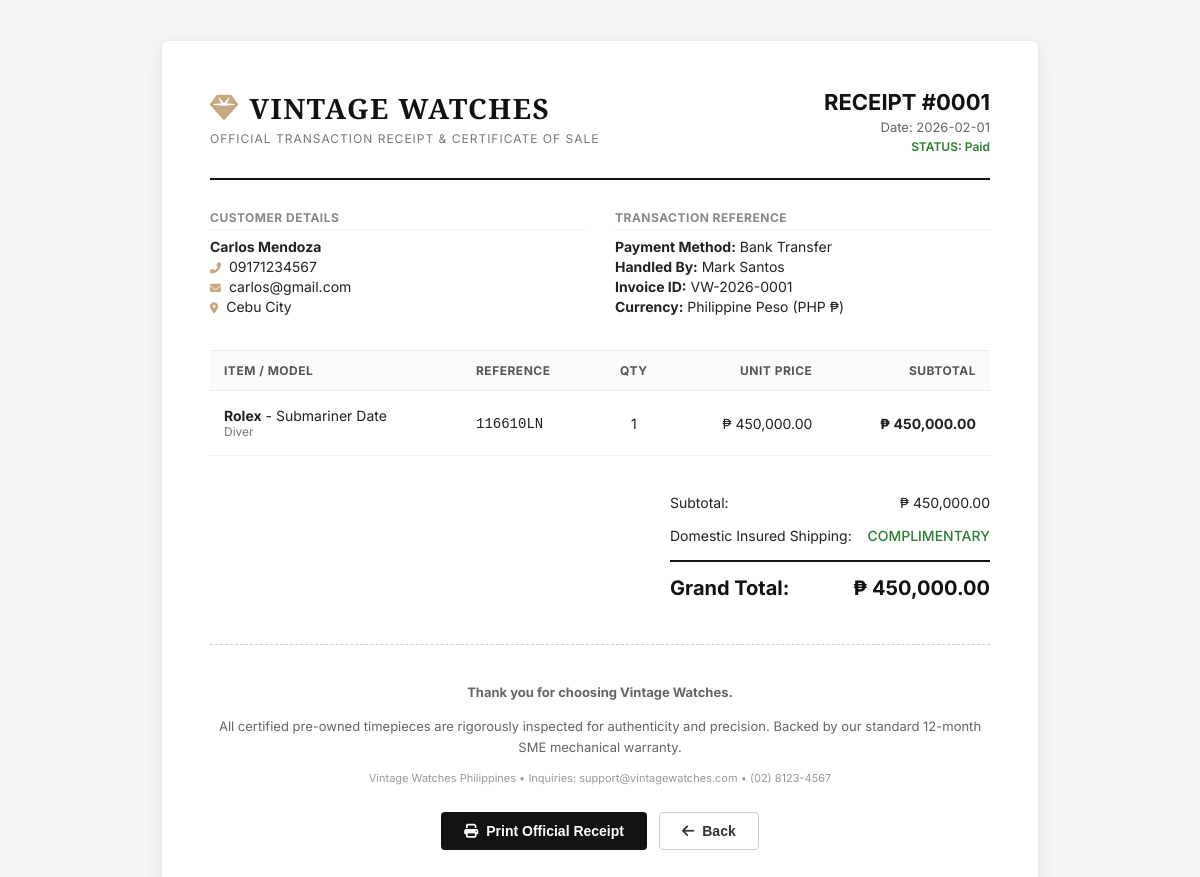
Screenshot of /sales/receipt/1 with the database file from the repository.
### tables this page shows
CREATE TABLE "sales" (
  `sale_id` int(11) NOT NULL,
  `customer_id` int(11) NOT NULL,
  `user_id` int(11) NOT NULL,
  `sale_date` date NOT NULL,
  `total_amount` decimal(12,2) NOT NULL,
  `paymaent_method` varchar(30) NOT NULL,
  `payment_status` varchar(30) NOT NULL
);

CREATE TABLE "customer" (
  `customer_id` INTEGER PRIMARY KEY AUTOINCREMENT,
  `full_name` varchar(100) NOT NULL,
  `contact_number` varchar(20) NOT NULL,
  `email` varchar(100) NOT NULL,
  `address` varchar(255) NOT NULL,
  `customer_type` varchar(30) NOT NULL,
  `date_registered` date NOT NULL
);

CREATE TABLE "user" (
  `user_id` INTEGER PRIMARY KEY AUTOINCREMENT,
  `full_name` varchar(100) NOT NULL,
  `user_name` varchar(50) NOT NULL,
  `password` varchar(255) NOT NULL,
  `role` varchar(30) NOT NULL,
  `email` int(100) NOT NULL,
  `status` varchar(20) NOT NULL
);

CREATE TABLE "sale items" (
  `sale_item_id` INTEGER PRIMARY KEY AUTOINCREMENT,
  `sale_id` int(11) NOT NULL,
  `watch_id` int(11) NOT NULL,
  `quantity` int(11) NOT NULL,
  `unit_price` decimal(12,2) NOT NULL,
  `subtotal` decimal(12,2) NOT NULL
);

CREATE TABLE "watches" (
  `watch_id` int(11) NOT NULL,
  `brand` varchar(50) NOT NULL,
  `model` varchar(100) NOT NULL,
  `reference_number` varchar(50) NOT NULL,
  `watch_type` varchar(50) NOT NULL,
  `movement` varchar(50) NOT NULL,
  `condition_status` varchar(30) NOT NULL,
  `purchase_price` decimal(12,2) NOT NULL,
  `selling_price` decimal(12,2) NOT NULL,
  `year_aquired` year(4) NOT NULL,
  `status` varchar(30) NOT NULL
, image TEXT, description TEXT);

### app.py (the view)
@app.route('/sales/receipt/<int:sale_id>')
def view_receipt(sale_id):
    sale = db.fetch_one("""
        SELECT s.*, c.full_name as customer_name, c.email as customer_email,
               c.contact_number as customer_phone, c.address as customer_address,
               u.full_name as staff_name, u.user_name as staff_username
        FROM sales s
        JOIN customer c ON s.customer_id = c.customer_id
        LEFT JOIN user u ON s.user_id = u.user_id
        WHERE s.sale_id = %s
    """, (sale_id,))
    if not sale:
        flash("Sale record not found.", "error")
        return redirect(url_for('sales'))
    items = db.fetch_all("""
        SELECT si.*, w.brand, w.model, w.reference_number, w.watch_type
        FROM `sale items` si
        JOIN watches w ON si.watch_id = w.watch_id
        WHERE si.sale_id = %s
    """, (sale_id,))
    return render_template('receipt.html', sale=sale, items=items)

### app.py (called while the page is built)
@app.context_processor
def inject_cart_info():
    cart = session.get('cart', {})
    cart_count = sum(cart.values()) if isinstance(cart, dict) else 0
    return dict(cart_count=cart_count, date=date, today_date=str(date.today()))

### database.py (called while the page is built)
def use_mysql():
    if os.getenv("RENDER"):
        return bool(os.getenv("MYSQL_URL") or os.getenv("DATABASE_URL") or (os.getenv("DB_HOST") and os.getenv("DB_HOST") != "localhost"))
    return bool(os.getenv("MYSQL_URL") or os.getenv("DATABASE_URL") or os.getenv("DB_HOST") or os.getenv("MYSQLHOST"))

def get_sqlite_connection():
    db_path = os.path.join(os.path.dirname(__file__), 'vintage_watches.db')
    conn = sqlite3.connect(db_path, check_same_thread=False)
    conn.row_factory = sqlite3.Row
    conn.create_function("CURDATE", 0, lambda: datetime.now().strftime("%Y-%m-%d"))
    conn.create_function("NOW", 0, lambda: datetime.now().strftime("%Y-%m-%d %H:%M:%S"))
    conn.create_function("MONTH", 1, lambda d: int(str(d).split('-')[1]) if d and '-' in str(d) else 1)
    conn.create_function("YEAR", 1, lambda d: int(str(d).split('-')[0]) if d and '-' in str(d) else datetime.now().year)
    return conn

def get_db_connection():
    if use_mysql():
        conn = get_mysql_connection()
        if conn:
            return conn
    return get_sqlite_connection()

def is_sqlite_conn(conn):
    return isinstance(conn, sqlite3.Connection)

def prepare_query(query, is_sqlite):
    if is_sqlite:
        return query.replace('%s', '?')
    return query

def fetch_all(query, params=None):
    conn = get_db_connection()
    if not conn: return []
    sqlite = is_sqlite_conn(conn)
    q = prepare_query(query, sqlite)
    try:
        if sqlite:
            cursor = conn.cursor()
            cursor.execute(q, params or ())
            rows = cursor.fetchall()
            return [dict(r) for r in rows]
        else:
            cursor = conn.cursor(dictionary=True)
            cursor.execute(q, params or ())
            return cursor.fetchall()
    except Exception as err:
        print(f"Query Failed: {err}")
        return []
    finally:
        try: cursor.close()
        except: pass
        try: conn.close()
        except: pass

### templates/receipt.html (shortened to what this page needs)
<!DOCTYPE html>
<html lang="en">
<head>
    <link href="https://cdnjs.cloudflare.com/ajax/libs/font-awesome/6.4.0/css/all.min.css" rel="stylesheet">
</head>
<body>
    <div class="receipt-card">
        <div class="receipt-header">
            <div>
                <div class="brand-title">
                    <i class="fas fa-gem" style="color: var(--color-accent);"></i> VINTAGE WATCHES
                </div>
                <div class="brand-subtitle">
                    Official Transaction Receipt & Certificate of Sale
                </div>
            </div>
            <div class="receipt-meta">
                <div class="invoice-title">RECEIPT #{{ "%04d" | format(sale.sale_id) }}</div>
                <p style="margin: 4px 0; font-size: 13px; color: #666;">Date: {{ sale.sale_date }}</p>
                <p style="margin: 0; font-size: 12px; color: #2e7d32; font-weight: 600;">STATUS: {{ sale.payment_status }}</p>
            </div>
        </div>
        <div class="receipt-info-grid">
            <div class="info-box">
                <h4>Customer Details</h4>
                <p><strong>{{ sale.customer_name }}</strong></p>
                <p><i class="fas fa-phone-alt" style="font-size: 11px; color: var(--color-accent); margin-right: 4px;"></i> {{ sale.customer_phone }}</p>
                <p><i class="fas fa-envelope" style="font-size: 11px; color: var(--color-accent); margin-right: 4px;"></i> {{ sale.customer_email }}</p>
                <p><i class="fas fa-map-marker-alt" style="font-size: 11px; color: var(--color-accent); margin-right: 4px;"></i> {{ sale.customer_address }}</p>
            </div>
            <div class="info-box">
                <h4>Transaction Reference</h4>
                <p><strong>Payment Method:</strong> {{ sale.paymaent_method }}</p>
                <p><strong>Handled By:</strong> {{ sale.staff_name or 'Online SME Storefront' }}</p>
                <p><strong>Invoice ID:</strong> VW-{{ sale.sale_date.strftime('%Y%m') if sale.sale_date.strftime is defined else '2026' }}-{{ "%04d" | format(sale.sale_id) }}</p>
                <p><strong>Currency:</strong> Philippine Peso (PHP ₱)</p>
            </div>
        </div>
        <table class="items-table">
            <thead>
                <tr>
                    <th>Item / Model</th>
                    <th>Reference</th>
                    <th class="text-center">Qty</th>
                    <th class="text-right">Unit Price</th>
                    <th class="text-right">Subtotal</th>
                </tr>
            </thead>
            <tbody>
                {% for item in items %}
                <tr>
                    <td>
                        <strong>{{ item.brand }}</strong> - {{ item.model }}
                        <div style="font-size: 12px; color: #777;">{{ item.watch_type }}</div>
                    </td>
                    <td><code>{{ item.reference_number }}</code></td>
                    <td class="text-center">{{ item.quantity }}</td>
                    <td class="text-right">₱ {{ "{:,.2f}".format(item.unit_price) }}</td>
                    <td class="text-right"><strong>₱ {{ "{:,.2f}".format(item.subtotal) }}</strong></td>
                </tr>
                {% endfor %}
            </tbody>
        </table>
        <div class="receipt-summary">
            <div class="summary-box">
                <div class="summary-row">
                    <span>Subtotal:</span>
                    <span>₱ {{ "{:,.2f}".format(sale.total_amount) }}</span>
                </div>
                <div class="summary-row">
                    <span>Domestic Insured Shipping:</span>
                    <span style="color: #2e7d32; font-weight: 500;">COMPLIMENTARY</span>
                </div>
                <div class="summary-row total">
                    <span>Grand Total:</span>
                    <span>₱ {{ "{:,.2f}".format(sale.total_amount) }}</span>
                </div>
            </div>
        </div>
        <div class="receipt-footer">
            <p><strong>Thank you for choosing Vintage Watches.</strong></p>
            <p>All certified pre-owned timepieces are rigorously inspected for authenticity and precision. Backed by our standard 12-month SME mechanical warranty.</p>
            <p style="font-size: 11px; color: #999; margin-top: 10px;">Vintage Watches Philippines • Inquiries: support@vintagewatches.com • (02) 8123-4567</p>
        </div>
        <div class="actions-bar">
            <button onclick="window.print()" class="btn btn-primary">
                <i class="fas fa-print"></i> Print Official Receipt
            </button>
            <button onclick="window.close(); if(history.length > 1) { history.back(); }" class="btn btn-outline">
                <i class="fas fa-arrow-left"></i> Back
            </button>
        </div>
    </div>
</body>
</html>

### templates/receipt.html (style rules this page uses)
:root { --color-primary: #121212; --color-accent: #c5a880; --color-border: #e5e5e5; --font-sans: 'Inter', sans-serif; --font-serif: 'Playfair Display', serif; }
body { font-family: var(--font-sans); background-color: #f5f5f4; color: #222; margin: 0; padding: 40px 20px; display: flex; justify-content: center; }
.receipt-card { background: #fff; width: 100%; max-width: 780px; padding: 48px; border-radius: 8px; box-shadow: 0 4px 20px rgba(0,0,0,0.08); border: 1px solid #ebebeb; position: relative; }
.receipt-header { display: flex; justify-content: space-between; align-items: flex-start; border-bottom: 2px solid var(--color-primary); padding-bottom: 24px; margin-bottom: 30px; }
.brand-title { font-family: var(--font-serif); font-size: 28px; font-weight: 700; letter-spacing: 1.5px; color: var(--color-primary); display: flex; align-items: center; gap: 10px; }
.brand-subtitle { font-size: 12px; color: #777; text-transform: uppercase; letter-spacing: 1px; margin-top: 4px; }
.receipt-meta { text-align: right; }
.invoice-title { font-size: 22px; font-weight: 700; color: var(--color-primary); margin-bottom: 4px; }
.receipt-info-grid { display: grid; grid-template-columns: 1fr 1fr; gap: 30px; margin-bottom: 32px; }
.info-box h4 { font-size: 12px; text-transform: uppercase; color: #888; letter-spacing: 0.5px; margin: 0 0 8px 0; border-bottom: 1px solid #eee; padding-bottom: 4px; }
.info-box p { margin: 3px 0; font-size: 14px; }
.items-table { width: 100%; border-collapse: collapse; margin-bottom: 30px; }
.items-table th { text-align: left; padding: 12px 14px; background: #fbfbfa; border-top: 1px solid #eee; border-bottom: 1px solid #eee; font-size: 12px; text-transform: uppercase; letter-spacing: 0.5px; color: #555; }
.items-table td { padding: 16px 14px; border-bottom: 1px solid #f0f0f0; font-size: 14px; }
.text-right { text-align: right !important; }
.text-center { text-align: center !important; }
.receipt-summary { display: flex; justify-content: flex-end; margin-bottom: 36px; }
.summary-box { width: 320px; }
.summary-row { display: flex; justify-content: space-between; padding: 8px 0; font-size: 14px; }
.summary-row.total { border-top: 2px solid var(--color-primary); margin-top: 8px; padding-top: 14px; font-size: 20px; font-weight: 700; color: var(--color-primary); }
.receipt-footer { border-top: 1px dashed #ccc; padding-top: 24px; text-align: center; font-size: 13px; color: #666; line-height: 1.6; }
.actions-bar { margin-top: 24px; display: flex; gap: 12px; justify-content: center; }
.btn { padding: 10px 22px; font-size: 14px; font-weight: 600; border-radius: 4px; cursor: pointer; border: 1px solid transparent; text-decoration: none; display: inline-flex; align-items: center; gap: 8px; transition: all 0.2s; }
.btn-primary { background: var(--color-primary); color: white; }
.btn-outline { background: white; border-color: #ccc; color: #333; }

### rows the page displays
sales: sale_id "0001", sale_date "2026-02-01", payment_status "Paid", paymaent_method "Bank Transfer", sale_date "2026", total_amount "450,000.00"
customer: customer_name "Carlos Mendoza", customer_phone "09171234567", customer_email "carlos@gmail.com", customer_address "Cebu City"
user: full_name "Mark Santos"
sale items: brand "Rolex", model "Submariner Date", watch_type "Diver", reference_number "116610LN", quantity "1", unit_price "450,000.00", subtotal "450,000.00"
